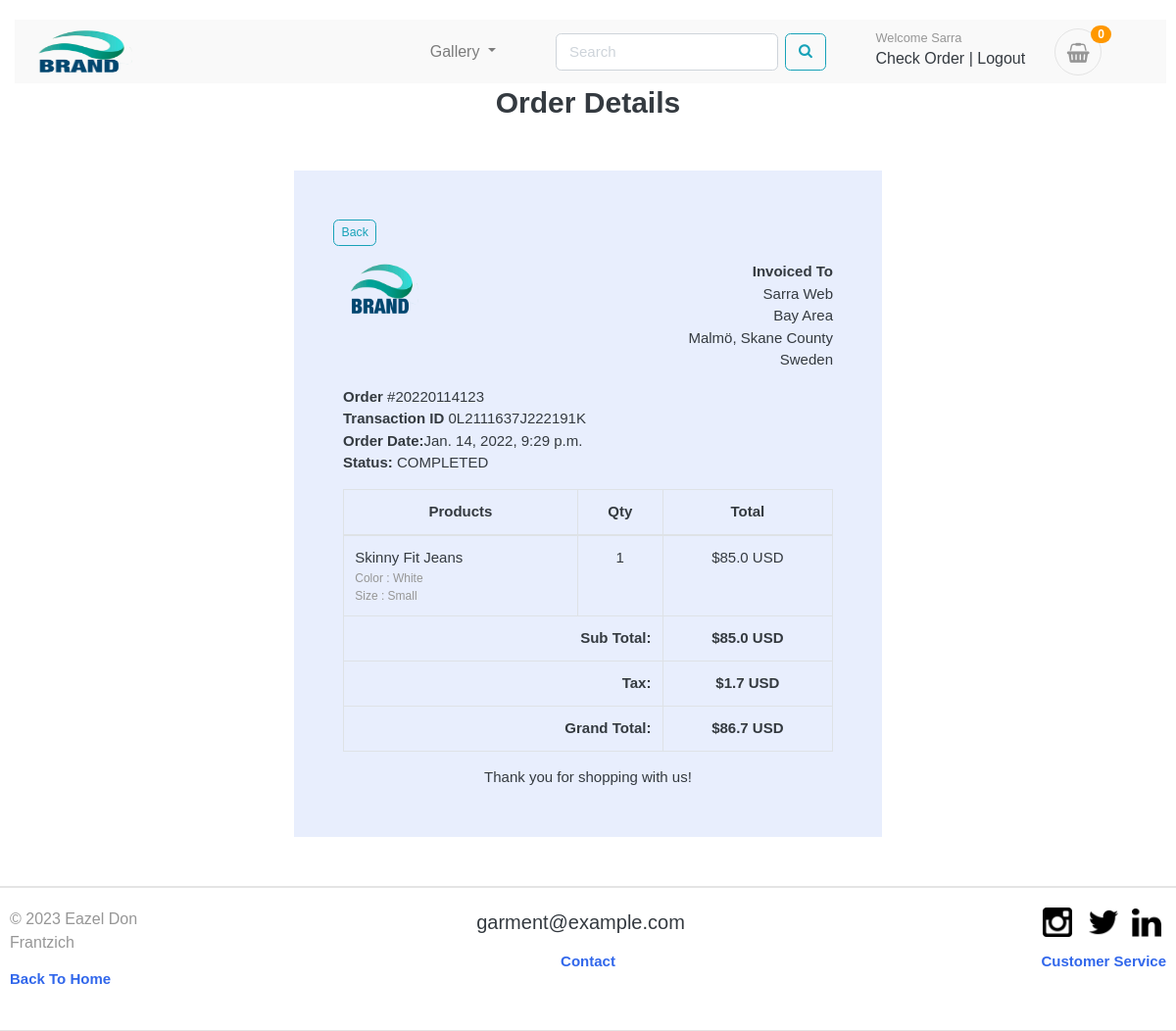
The app's page /accounts/order_detail/20220114123/ (signed in) with its own data.
### accounts/models.py (models this page shows, shortened)
class Account(AbstractBaseUser):
   first_name       = models.CharField(max_length=50)
   last_name        = models.CharField(max_length=50)
   username         = models.CharField(max_length=50, unique=True)
   email            = models.CharField(max_length=50, unique=True)
   phone_number     = models.CharField(max_length=50)
   date_joined      = models.DateTimeField(auto_now_add=True)
   last_login       = models.DateTimeField(auto_now_add=True)
   is_admin         = models.BooleanField(default=False)
   is_staff         = models.BooleanField(default=False)
   is_active        = models.BooleanField(default=False)
   is_superadmin         = models.BooleanField(default=False)
   USERNAME_FIELD ='email'
   REQUIRED_FIELDS = ['username', 'first_name', 'last_name']
   objects = MyAccountManager()

### orders/models.py (models this page shows, shortened)
class Order(models.Model):
    STATUS = (
        ('New', 'New'),
        ('Accepted', 'Accepted'),
        ('Completed', 'Completed'),
        ('Cancelled', 'Cancelled'),
    )
    user = models.ForeignKey(Account, on_delete=models.SET_NULL, null=True)
    payment = models.ForeignKey(Payment, on_delete=models.SET_NULL, blank=True, null=True)
    order_number = models.CharField(max_length=20)
    first_name = models.CharField(max_length=50)
    last_name = models.CharField(max_length=50)
    phone = models.CharField(max_length=15)
    email = models.EmailField(max_length=50)
    address_line_1 = models.CharField(max_length=50)
    address_line_2 = models.CharField(max_length=50, blank=True)
    country = models.CharField(max_length=50)
    state = models.CharField(max_length=50)
    city = models.CharField(max_length=50)
    order_note = models.CharField(max_length=100, blank=True)
    order_total = models.FloatField()
    tax = models.FloatField()
    status = models.CharField(max_length=10, choices=STATUS, default='New')
    ip = models.CharField(blank=True, max_length=20)
    is_ordered = models.BooleanField(default=False)
    created_at = models.DateTimeField(auto_now_add=True)
    updated_at = models.DateTimeField(auto_now=True)
    def full_name(self):
        return f'{self.first_name} {self.last_name}'
    def full_address(self):
        return f'{self.address_line_1} {self.address_line_2}'

class Payment(models.Model):
    user = models.ForeignKey(Account, on_delete=models.CASCADE)
    payment_id = models.CharField(max_length=100)
    payment_method = models.CharField(max_length=100)
    amount_paid = models.CharField(max_length=100) # this a the total amount paid
    status = models.CharField(max_length=100)
    created_at = models.CharField(max_length=100)

class OrderProduct(models.Model):
    order = models.ForeignKey(Order, on_delete=models.CASCADE)
    payment = models.ForeignKey(Payment, on_delete=models.SET_NULL, blank=True, null=True)
    user = models.ForeignKey(Account, on_delete=models.CASCADE)
    product = models.ForeignKey(Product, on_delete=models.CASCADE)
    variations = models.ManyToManyField(Variation, blank=True)
    quantity = models.IntegerField()
    product_price = models.FloatField()
    ordered = models.BooleanField(default=False)
    created_at = models.DateTimeField(auto_now_add=True)
    updated_at = models.DateTimeField(auto_now=True)

### store/models.py (models this page shows, shortened)
class Product(models.Model):
    product_name = models.CharField(max_length=200, unique=True)
    slug = models.SlugField(max_length=200, unique=True)
    description = models.TextField(max_length=500, blank=True)
    price = models.IntegerField()
    images = models.ImageField(upload_to='photos/products')
    stock = models.IntegerField()
    is_available = models.BooleanField(default=True)
    category = models.ForeignKey(Category, on_delete=models.CASCADE)
    created_date = models.DateTimeField(auto_now_add=True)
    modified_date = models.DateTimeField(auto_now=True)

class Variation(models.Model):
    product = models.ForeignKey(Product, on_delete=models.CASCADE)
    variation_category = models.CharField(
        max_length=100, choices=variation_category_choice)
    variation_value = models.CharField(max_length=100,)
    is_active = models.BooleanField(default=100,)
    created_date = models.DateTimeField(auto_now=True)
    objects = VariationManager()

### accounts/views.py (the view)
# urls.py: path('order_detail/<int:order_id>/', views.order_detail, name='order_detail'),
@login_required(login_url='login')
def order_detail(request, order_id):
    order_detail = OrderProduct.objects.filter(order__order_number=order_id)
    order = Order.objects.get(order_number=order_id)
    subtotal = 0
    for i in order_detail:
        subtotal += i.product_price * i.quantity
    context = {
        'order_detail': order_detail,
        'order': order,
        'subtotal': subtotal,
    }
    return render(request, 'accounts/order_detail.html', context)

### carts/context_processors.py (called while the page is built)
def counter(request):
    cart_count = 0
    if 'admin' in request.path:
        return {}
    else:
        try:
            cart = Cart.objects.filter(cart_id=_cart_id(request))
            if request.user.is_authenticated:
                cart_items = CartItem.objects.all().filter(user=request.user)
            else:
                cart_items = CartItem.objects.all().filter(cart=cart[:1]) # 1 cart item id
            for cart_item in cart_items:
                cart_count += cart_item.quantity
        except Cart.DoesNotExist:
            cart_count = 0
    return dict(cart_count=cart_count) #- dict is dictionary

### carts/views.py (called while the page is built)
def _cart_id(request):
    cart = request.session.session_key
    if not cart:
       cart = request.session.create()
    return cart

### category/context_processors.py (called while the page is built)
def menu_links(request):
   links = Category.objects.all()
   return dict(links=links)

### category/models.py (called while the page is built)
   def get_url(self):
          return reverse('products_by_category', args=[self.slug])

### templates/accounts/order_detail.html
{% extends 'base.html' %}
{% load static %}
{% block content %}
<h2 class="text-center">Order Details</h2>
<div class="container" style="margin: 0 auto;width: 50%;padding: 50px;background:rgb(49 103 235 / 11%);margin-top: 50px;margin-bottom: 50px;">
    <div class="row invoice row-printable">
        <a href="{% url 'my_orders' %}" class="btn btn-sm btn-outline-info mb-3">Back </a>
        <div class="col-md-12">
            <div class="panel panel-default plain" id="dash_0">
                <div class="panel-body p30">
                    <div class="row">
                        <div class="col-lg-6">
                            <div class="invoice-logo"><img src="{% static 'images/brand-11.png' %}" alt="Invoice logo" style="width:30%; height:40%;"></div>
                        </div>
                        <div class="col-lg-6">
                            <div class="invoice-from">
                                <ul class="list-unstyled text-right">
                                    <li><strong>Invoiced To</strong></li>
                                    <li>{{order.full_name}}</li>
                                    <li>{{order.full_address}}</li>
                                    <li>{{order.city}}, {{order.state}}</li>
                                    <li>{{order.country}}</li>
                                </ul>
                            </div>
                        </div>
                        <div class="col-lg-12">
                            <div class="invoice-details mt25">
                                <div class="well">
                                    <ul class="list-unstyled mb0">
                                        <li><strong>Order</strong> #{{order.order_number}}</li>
                                        <li><strong>Transaction ID</strong> {{order.payment.payment_id}}</li>
                                        <li><strong>Order Date:</strong>{{order.created_at}}</li>
                                        <li><strong>Status:</strong> {{order.payment.status}}</li>
                                    </ul>
                                </div>
                            </div>
                            <div class="invoice-items">
                                <div class="table-responsive" style="overflow: hidden; outline: none;" tabindex="0">
                                    <table class="table table-bordered">
                                        <thead>
                                            <tr>
                                                <th class="per70 text-center">Products</th>
                                                <th class="per5 text-center">Qty</th>
                                                <th class="per25 text-center">Total</th>
                                            </tr>
                                        </thead>
                                        <tbody>
                                          {% for item in order_detail %}
                                            <tr>
                                                <td>{{item.product.product_name}}
                                                  <p class="text-muted small">
                                          					{% if item.variations.all %}
                                          						{% for i in item.variations.all %}
                                          							{{ i.variation_category | capfirst }} : {{ i.variation_value | capfirst }} <br>
                                          						{% endfor %}
                                          					 {% endif %}
                                          				</p>
                                                </td>
                                                <td class="text-center">{{item.quantity}}</td>
                                                <td class="text-center">${{item.product_price}} USD</td>
                                            </tr>
                                          {% endfor %}
                                        </tbody>
                                        <tfoot>
                                            <tr>
                                                <th colspan="2" class="text-right">Sub Total:</th>
                                                <th class="text-center">${{subtotal}} USD</th>
                                            </tr>
                                            <tr>
                                                <th colspan="2" class="text-right">Tax:</th>
                                                <th class="text-center">${{order.tax}} USD</th>
                                            </tr>
                                            <tr>
                                                <th colspan="2" class="text-right">Grand Total:</th>
                                                <th class="text-center">${{order.order_total}} USD</th>
                                            </tr>
                                        </tfoot>
                                    </table>
                                </div>
                            </div>
                            <div class="invoice-footer mt25">
                                <p class="text-center">Thank you for shopping with us!</p>
                            </div>
                        </div>
                    </div>
                </div>
            </div>
        </div>
    </div>
    </div>
{% endblock %}

### templates/includes/navbar-part2.html (shortened to what this page needs)
{% load static %}
<section class="header-main border-bottom">
	<div class="container">
 <nav class="navbar navbar-expand-lg navbar-light bg-light">
  <a  href="{% url 'home' %}"><img class="logo-center" src="{% static 'images/brand-11.png' %}"></a>
  <div class="collapse navbar-collapse" id="navbarSupportedContent">
      <ul class="navbar-nav mr-auto">
        <li class="nav-item dropdown">
        <a class="nav-link dropdown-toggle" href="#" id="navbarDropdown" role="button" data-toggle="dropdown" aria-haspopup="true" aria-expanded="false">
          Gallery
        </a>
      </li>
      </ul>
       <ul class="navbar-nav mr-auto">
        <li class="nav-item">
            <form action="{% url 'search' %}" class="form-inline my-2 my-lg-0 search" method='GET'>
        <input type="text" class="form-control  mr-sm-2"  placeholder="Search" name="keyword" required>
        <button class="btn btn-outline-info my-2 my-sm-0" type="submit"><i class="fa fa-search"></i></button>
    </form>
        </li>
      </ul>
 <ul class="navbar-nav mr-auto">
     <li  class="nav-item">
				<div class="d-flex justify-content-end mb-3 mb-lg-0">
				{% if user.id is None %}
					<div class="widget-header">
						<small class="title text-muted"></small>
						<div>
							<a href="{% url 'login' %}">Login</a> <span class="dark-transp"> | </span>
							<a href="{% url 'register' %}"> Register</a>
						</div>
                  {% else %}
						<div class="widget-header">
						<small class="title text-muted">Welcome {{user.first_name}}</small>
						<div>
							<a href="{% url 'dashboard' %}">Check Order</a> <span class="dark-transp"> | </span>
							<a href="{% url 'logout' %}"> Logout</a>
						</div>
						{% endif %}
					</div>
					<a href="{% url 'cart' %}" class="widget-header pl-3 ml-3">
					   <div class="icon icon-sm rounded-circle border"><i class="fa fa-shopping-basket"></i></div>
						<span class="badge badge-info notify">{{cart_count}}</span>
					</a>
				</div>
			</div>
  </div>

### static/css/ui.css (style rules this page uses)
html { font-family: "Inter", sans-serif; font-size: 15px; }
.icon-xs, .icon-sm, .icon-md, .icon-lg { display: inline-block; text-align: center; flex-shrink: 0; flex-grow: 0; }
.icon-sm { width: 48px; height: 48px; line-height: 48px !important; font-size: 20px; }
p:last-child { margin-bottom: 0; }
.header-main { position: relative; padding-top: 1rem; padding-bottom: 1rem; }
.widget-header { display: inline-block; vertical-align: middle; position: relative; }
.widget-header a { color: #343a40; }
.widget-header i { color: #969696; }
.widget-header .title { display: block; }
.widget-header .notify { position: absolute; top: -3px; right: -10px; }
[class*=list-] li:after { visibility: hidden; display: block; content: ""; overflow: hidden; height: 0; clear: both; }
.notify { position: absolute; top: -4px; right: -10px; display: inline-block; padding: 0.25em 0.6em; font-size: 12px; line-height: 1; text-align: center; border-radius: 3rem; color: #fff; background-color: #fa3434; }

### static/css/custom.css (style rules this page uses)
body { font-family: Arial; margin: 0; }
* { box-sizing: border-box; }
img { display: inline; margin-left: 5px; margin-right: 5px; }
.container { position: relative; }
.row:after { content: ""; display: table; clear: both; }

### templates/includes/navbar-part2.html (style rules this page uses)
.notify { background-color: #ff9800; }
.logo-center { margin-right: 7px; max-height: 50px; width: 100px; display: inline-block; }
.navbar { font-size: 16px; margin-left: 5px; margin-top: 5px; }
.bg-light { background-color: #e4e4e43b !important;*/ }

### templates/includes/footer.html (style rules this page uses)
img { display: inline; }

### records on screen
Account: first_name "Sarra"
Order: full_name "Sarra Web", full_address "Bay Area", city "Malmö", state "Skane County", country "Sweden", order_number "20220114123", payment.payment_id "0L2111637J222191K", created_at "Jan. 14, 2022, 9:29 p.m.", payment.status "COMPLETED", tax "1.7", order_total "86.7"
OrderProduct: product.product_name "Skinny Fit Jeans", quantity "1", product_price "85.0"
Variation: variation_category "Color", variation_value "White"
Variation: variation_category "Size", variation_value "Small"

### other values on screen
{{ cart_count }} "0"
{{ subtotal }} "85.0"
